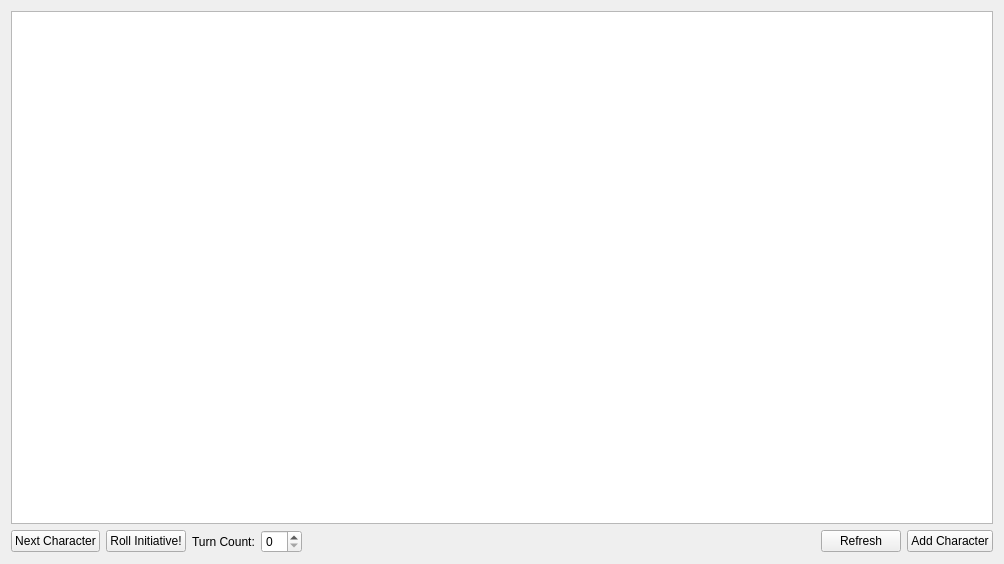
<?xml version="1.0" encoding="UTF-8"?>
<ui version="4.0">
 <class>Character_widget</class>
 <widget class="QWidget" name="Character_widget">
  <property name="geometry">
   <rect>
    <x>0</x>
    <y>0</y>
    <width>1004</width>
    <height>564</height>
   </rect>
  </property>
  <property name="windowTitle">
   <string>Form</string>
  </property>
  <layout class="QVBoxLayout" name="verticalLayout">
   <item>
    <widget class="QTableWidget" name="character_table">
     <attribute name="horizontalHeaderHighlightSections">
      <bool>false</bool>
     </attribute>
     <attribute name="verticalHeaderVisible">
      <bool>false</bool>
     </attribute>
    </widget>
   </item>
   <item>
    <layout class="QHBoxLayout" name="horizontalLayout">
     <item>
      <widget class="QPushButton" name="next_character_button">
       <property name="text">
        <string>Next Character</string>
       </property>
      </widget>
     </item>
     <item>
      <widget class="QPushButton" name="roll_initiative_button">
       <property name="text">
        <string>Roll Initiative!</string>
       </property>
      </widget>
     </item>
     <item>
      <widget class="QLabel" name="label">
       <property name="text">
        <string>Turn Count:</string>
       </property>
      </widget>
     </item>
     <item>
      <widget class="QSpinBox" name="round_count_spinbox"/>
     </item>
     <item>
      <spacer name="horizontalSpacer">
       <property name="orientation">
        <enum>Qt::Horizontal</enum>
       </property>
       <property name="sizeHint" stdset="0">
        <size>
         <width>40</width>
         <height>20</height>
        </size>
       </property>
      </spacer>
     </item>
     <item>
      <widget class="QPushButton" name="refresh_button">
       <property name="text">
        <string>Refresh</string>
       </property>
      </widget>
     </item>
     <item>
      <widget class="QPushButton" name="add_character_button">
       <property name="text">
        <string>Add Character</string>
       </property>
      </widget>
     </item>
    </layout>
   </item>
  </layout>
 </widget>
 <resources/>
 <connections/>
</ui>
